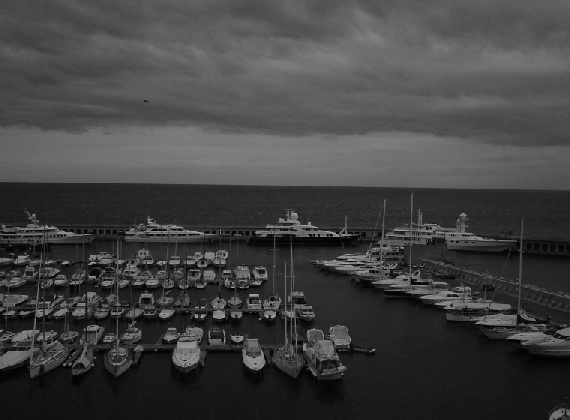
#> input picture 5. Computer Vision/TP1/images/boat.png, 570 x 420 px
$ jupyter execute radiometry_student_bastien_billiot.ipynb
#> lines starting #> are read from the running program, lines starting #| are printed output that depends on the picture
# Part 2 : Histogram manipulation and equalisation

In this part of the TP, we are going to look at histogram equalisation. First, let us load the necessary packages and redefine some helper functions. Note that in this part of TP, you can use the plt.imshow function, since we are not interested in the aliasing effects which might occur.

### Your task

In the lab work, you must fill in the code in the places marked FILL IN CODE, or answer the written questions directly on the notebook.

[cell 1]
from matplotlib import pyplot as plt
import numpy as np
import imageio
from skimage import color

is_colab = False

def read_image(file_name):
#> called with file_name = 'images/boat.png'
    img_color = imageio.imread(file_name)
#> img_color is the input picture: shape (420, 570, 3); min 0, max 182, mean 65.7
    # NOTE : color.rgb2gray converts to the range 0 ... 1
    img_gray = color.rgb2gray(img_color)
    return img_gray,img_color

def write_image(img_in,file_name_out):
    imageio.imwrite(file_name_out, np.uint8(255.0*img_in))

def display_image(img_in):
    if (img_in.ndim == 2):
        plt.imshow(img_in,cmap='gray')
    elif (img_in.ndim == 3):
        # careful, in this case we supppose the pixel values are between 0 and 255
        plt.imshow(np.uint8(img_in))
    else:
        print('Error, unknown number of dimensions in image')
    return

[cell 2]
file_dir = 'images/'
file_name = 'boat'
file_ext = '.png'

if (is_colab == True):
  !wget "https://perso.telecom-paristech.fr/anewson/doc/images/boat.png"
  img_gray,_ = read_image(file_name+file_ext)
else:
  img_gray,_ = read_image(file_dir+file_name+file_ext)

display_image(img_gray)
img_gray.shape
#> Out = (420, 570)

As you can see, this image has pretty bad contrast : it is difficult to see in it. Now, display the histogram of this image to show this (see the intro to images notebook for help)

[cell 3]
# FILL IN CODE
_ = plt.hist(img_gray.flatten(), bins=np.linspace(0,1,256))
#> figure, not shown here; tallest bar 6438 high, from x = 0.0941 to 0.098

You will notice that the histogram is not very well spread out over the whole range of the image. We are going to correct this in this part of the TP, by imposing a __uniform histogram__ on the image.

Firstly, calculate the cumulative histogram $H$ of the image and display it (use the np.cumsum function).

[cell 4]
# FILL IN CODE
hist_vals, hist_bins,_ = plt.hist(img_gray.flatten(), bins=np.linspace(0,1,255))
#> hist_vals = 254 values, max 4073 at index 21, min 0 at index 168, mean 942.5; hist_bins = 255 values from 0 to 1
plt.plot(hist_vals.cumsum())
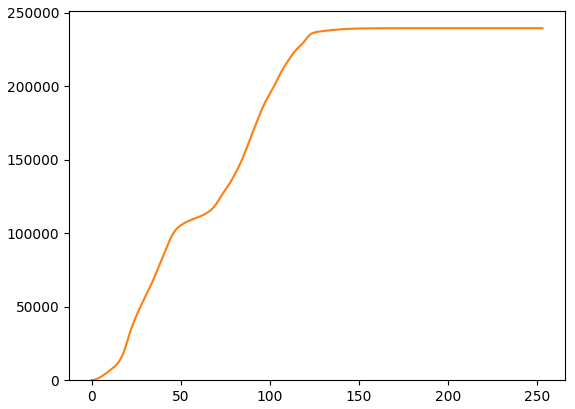
#> figure drawn by matplotlib, 1 panel; tallest bar 4073 high, from x = 0.0827 to 0.0866; curve peaks at x = 181, y = 239400

## Histogram equalisation

Now, if we apply the cumulative histogram $H$ as a contrast change, then we are imposing a uniform histogram on the image (see the lesson slides). A contrast change means we do not change the order of the __values__ of the pixels. We are going to use $H$ as a type of lookup table to find the new values of the image.

In practice, this can be done with the following method :

- normalise the cumulative histogram such that the largest value is 1.0. This will map the final image to the interval $0, \dots, 1$ (you will still have a discrete list of values, but floating point ones)
- convert the image grey-levels back to the interval $\{0, \dots 255\}$ as int values. This will allow us to use these values as indices in H
- apply the cumulative histogram to the values of the image pixels

Implement this algorithm now in a function ``equalize_histogram``. __Note__ In the ``np.histogram`` function, the histogram values have one less element than the histogram bins

[cell 5]
def equalize_histogram(img_in):
    hist, bins = np.histogram(img_in.flatten(), bins=256, density=True)
#> hist = 256 values, max 6.1 at index 30, min 0 at index 3, mean 1.4; bins = 257 values from 0 to 0.714
    cdf = hist.cumsum()
#> cdf = 256 values from 0.0569 to 358.7
    cdf = (cdf/ cdf[-1])
#> cdf = 256 values from 0.000159 to 1
    img_equalise = cdf.astype(int)  * 255
#> img_equalise = 256 values from 0 to 255
    img_equalise = np.interp(img_in.flatten(), bins[:-1], cdf)
    img_equalise = img_equalise.reshape(img_in.shape)
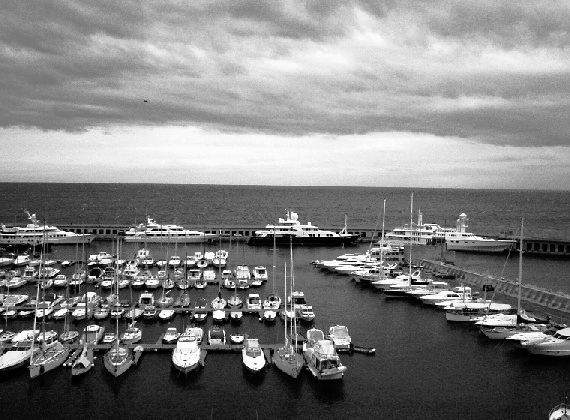
#> img_equalise: shape (420, 570) float64; min 0.000159, max 1, mean 0.507
    return img_equalise

Carry out the algorithm on the input image and display the image. Is the result better ?

[cell 6]
img_gray_equalise = equalize_histogram(img_gray)
display_image(img_gray_equalise)

Now, we display both the histogram and cumulative histogram of the equalised image

[cell 7]
hist_vals, hist_bins,_ = plt.hist(img_gray_equalise.flatten(), bins=np.linspace(0,1,255))
#> hist_vals = 254 values, max 4073 at index 32, min 0 at index 6, mean 942.5
plt.figure()
plt.plot(hist_bins[:-1],hist_vals.cumsum())
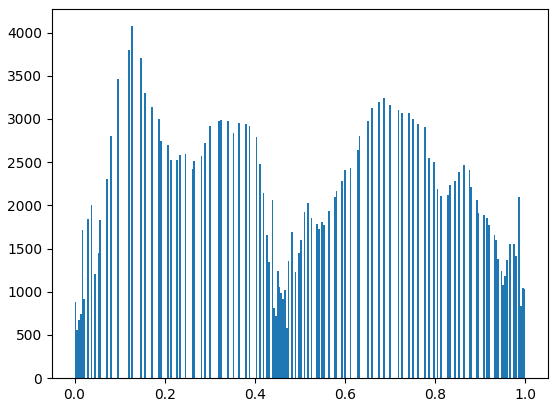
#> figure drawn by matplotlib, 1 panel; tallest bar 4073 high, from x = 0.126 to 0.13
#> figure, not shown here; curve peaks at x = 0.996, y = 239400

__Questions__ Is the histogram of the equalised image perfectly uniform (flat) ? Why is this the case ?

__Answer__ We notice that the histogram is not perfectly uniform. An idea of why it is the case is because the problem is a discrete formulation (as we work with pixels, cumulative histogram is a discrete list of values) of the probability density function. Thus it can only remap graylevels but can't separate large clusters in the histogram and redistribute them into smaller ones.

### Colour images

Let us try to apply our algorithm to a colour image. First, let's read the image and display it

[cell 8]
file_dir = 'images/'
file_name = 'alps_contrast'
file_ext = '.png'

if (is_colab == True):
  !wget "https://perso.telecom-paristech.fr/anewson/doc/images/alps_contrast.png"
  _,img_color = read_image(file_name+file_ext)
else:
  _,img_color = read_image(file_dir+file_name+file_ext)
#> call 2 of read_image, with file_name = 'images/alps_contrast.png'
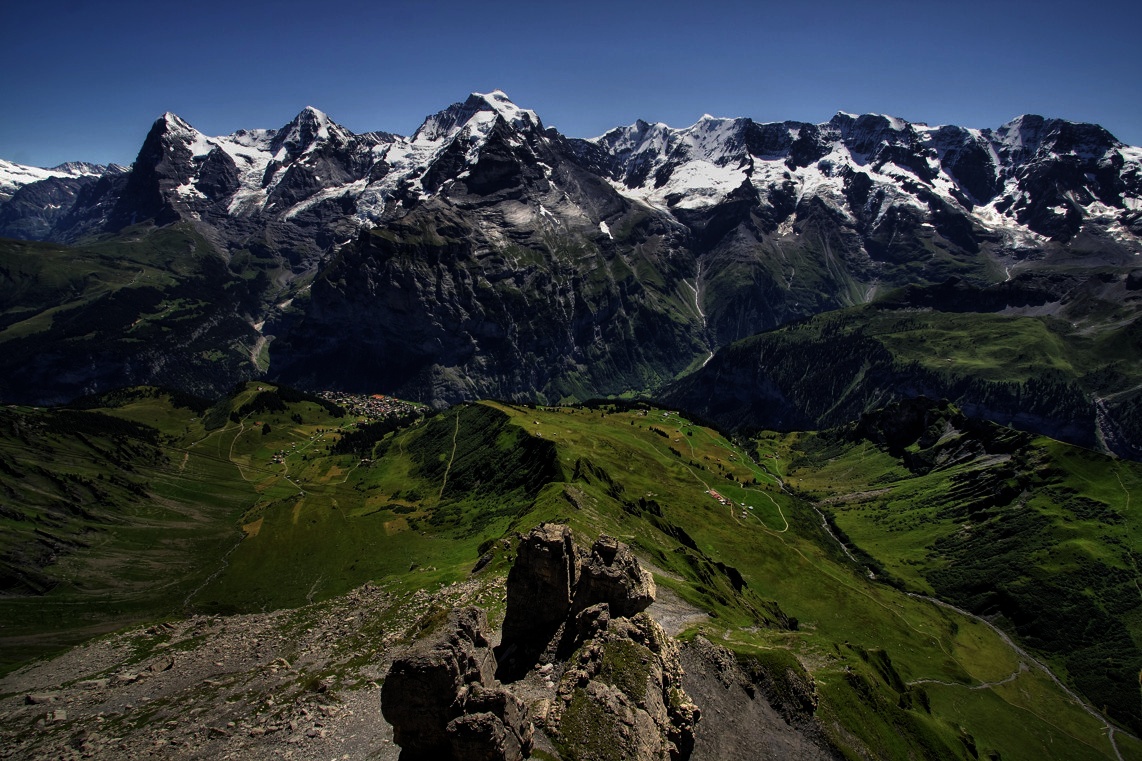
#> input picture 5. Computer Vision/TP1/images/alps_contrast.png, 1142 x 761 px
#> in read_image, img_color is the input picture: shape (761, 1142, 3); mean R, G, B 46.4, 53.2, 55.4
#> in read_image (call 2), `img_gray = color.rgb2gray(img_color)`:
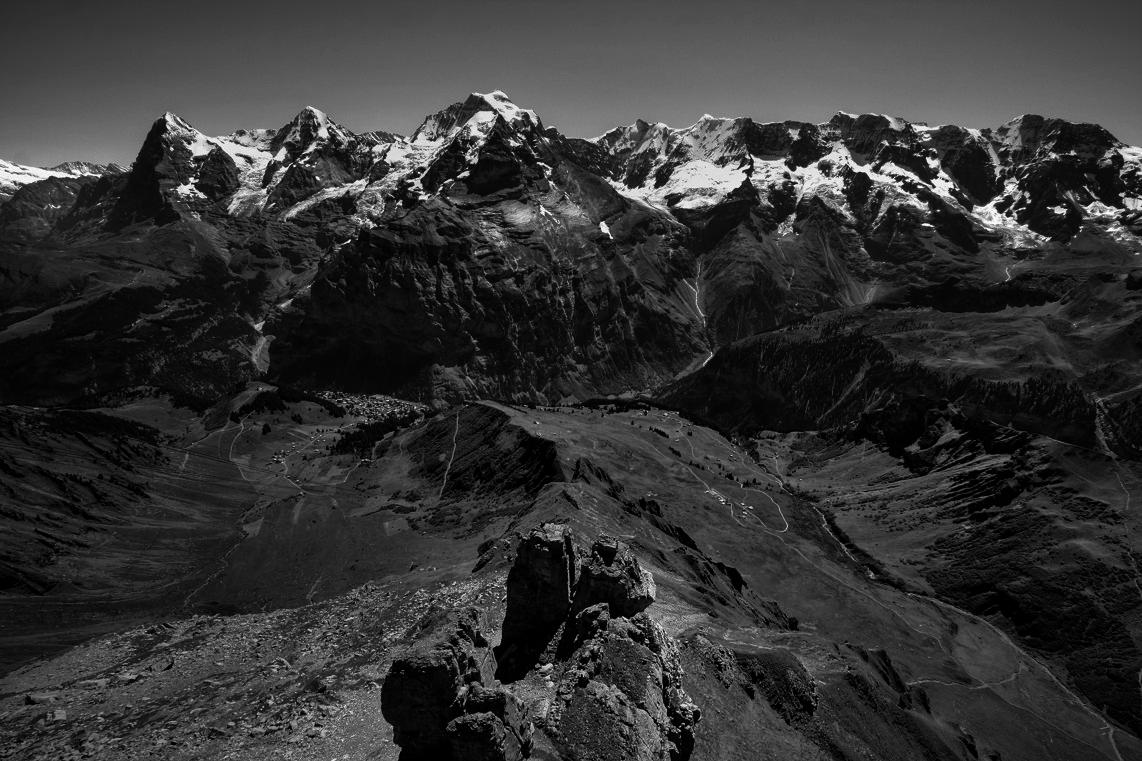
#> img_gray: shape (761, 1142) float64; min 0, max 1, mean 0.204

display_image(img_color)
img_color.shape
#> Out = (761, 1142, 3)

Now, create a function ``equalize_histogram_color`` which uses your grey-level function to carry out colour histogram equalisation in each colour channel independently, and display the output image. Careful to

- normalise the input range to $0, \dots, 1$ for each channel when processing it
- put the output range back to $0, \dots, 255$ when displaying.

To view the result better, you can write it to a file.

[cell 9]
from scipy.linalg import norm
def equalize_histogram_color(img_color):
    # FILL IN CODE
    img_color_equalized = np.zeros(img_color.shape)
    for i in range(3):
        max_channel = np.max(img_color[:, :, i]) - np.min(img_color[:, :, i])
        norm_channel = (img_color[:, :, i] - np.min(img_color[:, :, i]))
        norm_channel = norm_channel / max_channel
        img_color_equalized[:, :, i] = equalize_histogram(norm_channel)
#> this loop made 3 passes
#> pass 1, in equalize_histogram (call 2), `img_equalise = img_equalise.reshape(img_in.shape)`:
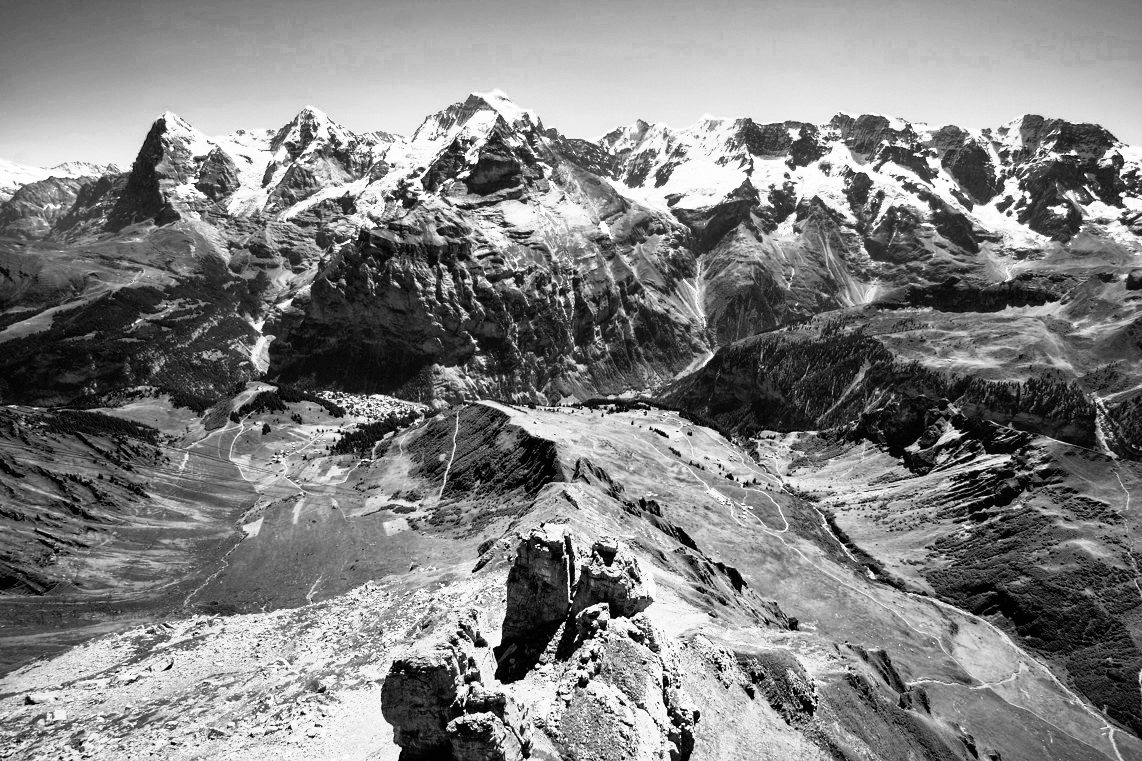
#> img_equalise: shape (761, 1142) float64; min 0.0108, max 1, mean 0.507
#> after the loop:
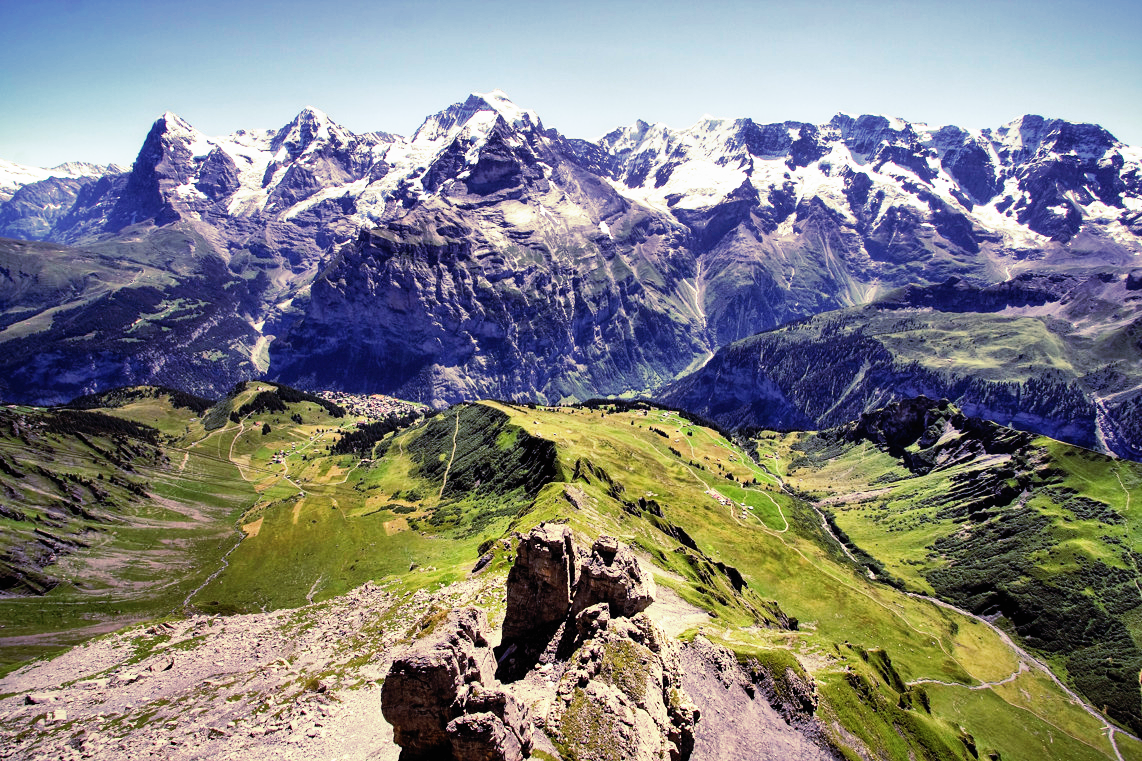
#> img_color_equalized: shape (761, 1142, 3) float64; mean R, G, B 0.507, 0.506, 0.506
#> after the loop:
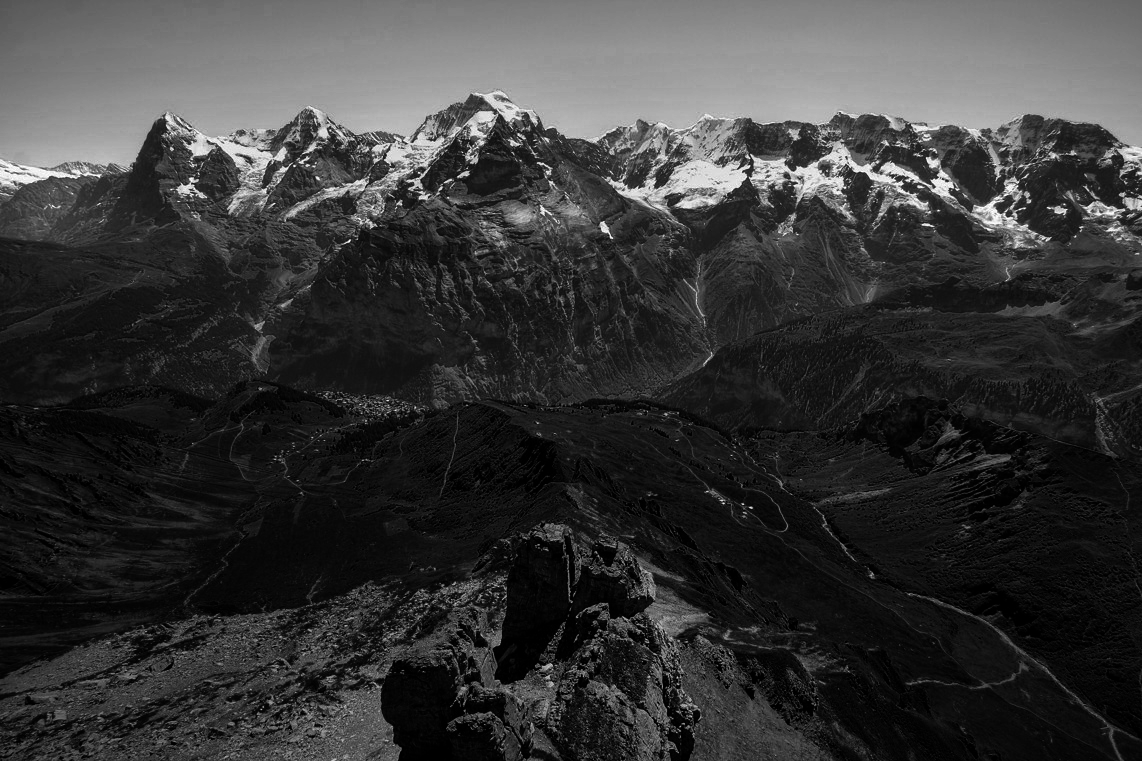
#> norm_channel: shape (761, 1142) float64; min 0, max 1, mean 0.217
    return img_color_equalized

img_color_equalized = equalize_histogram_color(img_color)
display_image(255.0 * img_color_equalized)

write_image(img_color_equalized,file_name+'_equalised.png')
